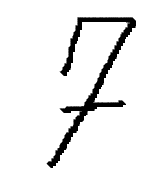
#> input picture Micro/5 A ROB/Esercizi/Machine_Learning/Reti_neurali/Es2/numero.png, 162 x 182 px
$ jupyter execute --allow-errors Es2.ipynb
#> lines starting #> are read from the running program, lines starting #| are printed output that depends on the picture
[cell 1]
import matplotlib.pyplot as plt
import numpy as np
import pandas as pd
from sklearn.model_selection import train_test_split
from sklearn.neural_network import MLPClassifier

#> (a cell that did not finish here is left out)

#> (a cell that did not finish here is left out)

#> (a cell that did not finish here is left out)

#> (a cell that did not finish here is left out)

[cell 6]
id_digit = 12
fig, ax = plt.subplots(figsize=(3, 3))
#> (the rest of this cell did not finish here and is left out)

#> (a cell that did not finish here is left out)

#> (a cell that did not finish here is left out)

[cell 9]
model = MLPClassifier(hidden_layer_sizes=(15,13), max_iter=130)

#> (a cell that did not finish here is left out)

#> (a cell that did not finish here is left out)

[cell 12]
id_digit = 12
#> (the rest of this cell did not finish here and is left out)

#> (a cell that did not finish here is left out)

Quello appena fatto è un test **in sample**

Esiste il test **out of sample**!

[cell 14]
image = plt.imread("./numero.png")
#> image is the input picture: shape (182, 162, 4) float32; mean R, G, B, A 0.932, 0.932, 0.932, 1
plt.imshow(image, cmap='Greys')

[cell 15]
from PIL import Image
import numpy as np
import matplotlib.pyplot as plt

image = Image.open("./numero2.png").convert("L")
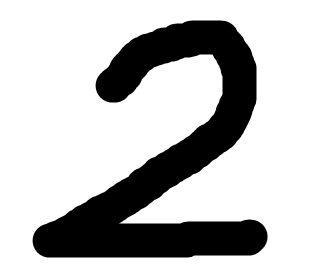
#> input picture Micro/5 A ROB/Esercizi/Machine_Learning/Reti_neurali/Es2/numero2.png, 322 x 276 px
#> image: PIL image 322x276 L

image_resized = image.resize((28, 28))
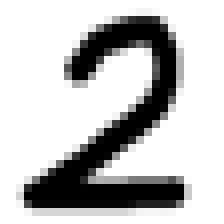
#> image_resized: PIL image 28x28 L (shown 8 times larger); min 0, max 255, mean 191.6

image_array = np.array(image_resized) # Ora ha shape (28, 28)
image_array = 255 - image_array
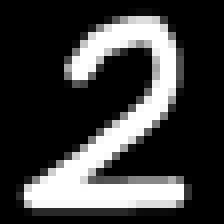
#> image_array: shape (28, 28) (shown 8 times larger); min 0, max 255, mean 63.4

image_flattened = image_array.reshape(1, 28*28)
